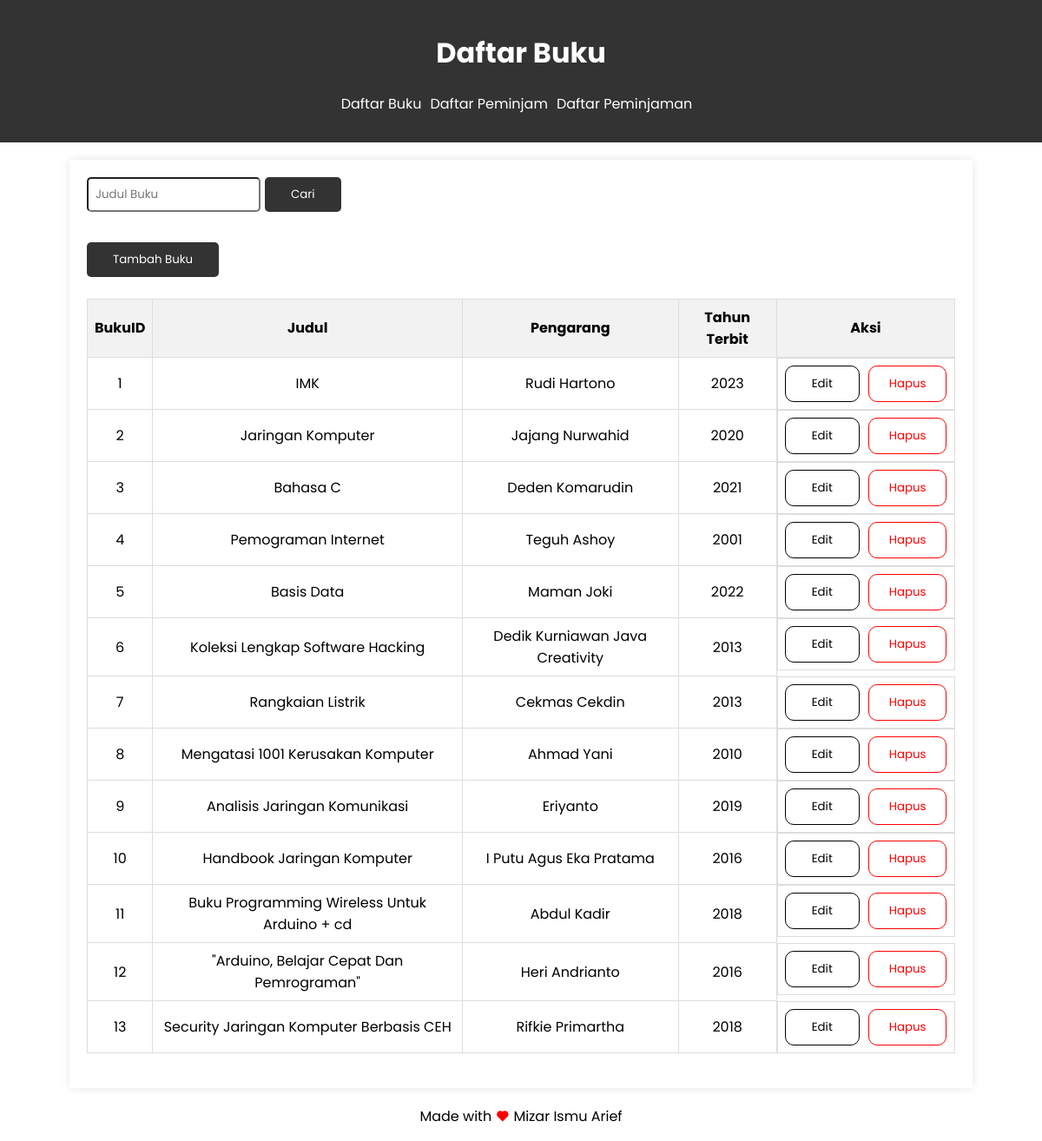
The page / on the database its author committed.
### tables this page shows
CREATE TABLE `buku` (
  `BukuID` int(11) NOT NULL,
  `Judul` varchar(255) NOT NULL,
  `Pengarang` varchar(255) DEFAULT NULL,
  `TahunTerbit` int(11) DEFAULT NULL
);

### index.php (the view, shortened to what this page needs)
<!DOCTYPE html>
<html lang="en">
<head>
    <link rel="stylesheet" href="css/styles.css">
    <link href="https://cdn.jsdelivr.net/npm/remixicon@4.1.0/fonts/remixicon.css" rel="stylesheet" />
</head>
<body>
    <header>
        <h1>Daftar Buku</h1>
        <nav>
            <ul>
                <li><a href="index.php">Daftar Buku</a></li>
                <li><a href="peminjam/peminjam.php">Daftar Peminjam</a></li>
                <li><a href="peminjaman/peminjaman.php">Daftar Peminjaman</a></li>
            </ul>
        </nav>
    </header>
    <section>
        <form action="index.php" method="GET" class="search-form">
            <div class="search-container">
                <input type="text" id="search" name="search" placeholder="Judul Buku" value="<?php echo isset($_GET['search']) ? $_GET['search'] : ''; ?>">
                <button type="submit" class="btn-cari">Cari</button>
            </div>
        </form>
        <a href="tambah.php"><button>Tambah Buku</button></a>
        <br><br>
        <table class="responsive-table">
            <tr>
                <th>BukuID</th>
                <th>Judul</th>
                <th>Pengarang</th>
                <th>Tahun Terbit</th>
                <th>Aksi</th>
            </tr>
            <?php
            include('config/koneksi.php');
            $search = isset($_GET['search']) ? $_GET['search'] : '';
            $query = "SELECT * FROM buku WHERE Judul LIKE '%$search%'";
            $result = mysqli_query($koneksi, $query);
            while ($row = mysqli_fetch_assoc($result)) {
                echo "<tr>";
                echo "<td>" . $row['BukuID'] . "</td>";
                echo "<td>" . $row['Judul'] . "</td>";
                echo "<td>" . $row['Pengarang'] . "</td>";
                echo "<td>" . $row['TahunTerbit'] . "</td>";
                echo "<td class='td-aksi'>";
                echo "<a href='edit.php?id=" . $row['BukuID'] . "'><button class='edit-btn'>Edit</button></a> ";
                echo "<a href='#' onclick='hapusBuku(" . $row['BukuID'] .
                    ")'><button class='hapus-btn'>Hapus</button></a>";
                echo "</td>";
                echo "</tr>";
            }
            ?>
        </table>
    </section>
    <div class="footer-love">
        <p>Made with <i class="ri-heart-fill"></i> Mizar Ismu Arief</p>
    </div>
</body>
</html>

### css/styles.css (style rules this page uses)
* { font-family: 'Poppins', sans-serif; }
body { margin: 0; padding: 0; }
header { background-color: #333; color: #fff; text-align: center; padding: 1em 0; }
nav ul { list-style-type: none; padding: 0; display: flex; justify-content: center; }
nav li { margin-right: 20px; }
nav a { text-decoration: none; color: #fff; }
section { max-width: 800px; margin: 20px auto; padding: 20px; box-shadow: 0 0 10px rgba(0, 0, 0, 0.1); }
.search-form { margin-bottom: 20px; }
table { width: 100%; border-collapse: collapse; margin-bottom: 20px; }
th, td { border: 1px solid #ddd; padding: 8px; text-align: left; }
th { background-color: #f2f2f2; }
.responsive-table { overflow-x: auto; }
.search-form { display: flex; align-items: center; }
.btn-cari { margin-left: 5px; }
.edit-btn { background-color: white; color: black; border: 1px solid black; border-radius: 10px; margin-right: 5px; }
.hapus-btn { background-color: white; color: red; border: 1px solid red; border-radius: 10px; padding: 10px 23px; }
th, td { text-align: center; }
.td-aksi { display: flex; gap: 5px; }
.footer-love p { text-align: center; }
.ri-heart-fill { color: red; }
body { font-family: Arial, sans-serif; margin: 0; padding: 0; }
nav li { margin-right: 10px; }
section { max-width: 1000px; margin: 20px auto; padding: 20px; box-shadow: 0 0 10px rgba(0, 0, 0, 0.1); }
input { width: 100%; padding: 8px; box-sizing: border-box; border-radius: 5px; }
.edit-btn { background-color: white; color: black; border: 1px solid black; border-radius: 10px; }
button { background-color: #333; color: #fff; padding: 10px 30px; border: none; cursor: pointer; border-radius: 5px; }
.search-container { display: flex; margin-bottom: 15px; }
input { width: 200px; padding: 8px; box-sizing: border-box; }

### rows shown on the page
buku: BukuID "1", Judul "IMK", Pengarang "Rudi Hartono", TahunTerbit "2023"
buku: BukuID "2", Judul "Jaringan Komputer", Pengarang "Jajang Nurwahid", TahunTerbit "2020"
buku: BukuID "3", Judul "Bahasa C", Pengarang "Deden Komarudin", TahunTerbit "2021"
buku: BukuID "4", Judul "Pemograman Internet", Pengarang "Teguh Ashoy", TahunTerbit "2001"
buku: BukuID "5", Judul "Basis Data", Pengarang "Maman Joki", TahunTerbit "2022"
buku: BukuID "6", Judul "Koleksi Lengkap Software Hacking", Pengarang "Dedik Kurniawan Java Creativity", TahunTerbit "2013"
buku: BukuID "7", Judul "Rangkaian Listrik", Pengarang "Cekmas Cekdin", TahunTerbit "2013"
buku: BukuID "8", Judul "Mengatasi 1001 Kerusakan Komputer", Pengarang "Ahmad Yani", TahunTerbit "2010"
buku: BukuID "9", Judul "Analisis Jaringan Komunikasi", Pengarang "Eriyanto", TahunTerbit "2019"
buku: BukuID "10", Judul "Handbook Jaringan Komputer", Pengarang "I Putu Agus Eka Pratama", TahunTerbit "2016"
buku: BukuID "11", Judul "Buku Programming Wireless Untuk Arduino + cd", Pengarang "Abdul Kadir", TahunTerbit "2018"
buku: BukuID "12", Judul "\"Arduino, Belajar Cepat Dan Pemrograman\"", Pengarang "Heri Andrianto", TahunTerbit "2016"
buku: BukuID "13", Judul "Security Jaringan Komputer Berbasis CEH", Pengarang "Rifkie Primartha", TahunTerbit "2018"
